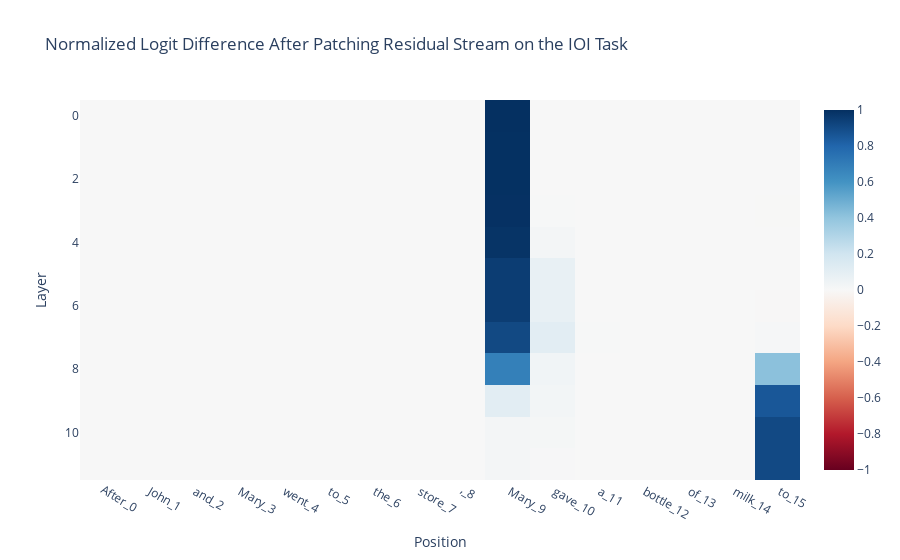

The code cell stored with this chart in its notebook:
### Markdown cell above
We can now visualize the results, and see that this computation is extremely localised within the model. Initially, the second subject (Mary) token is all that matters (naturally, as it's the only different token), and all relevant information remains here until heads in layer 7 and 8 move this to the final token where it's used to predict the indirect object.
(Note - the heads are in layer 7 and 8, not 8 and 9, because we patched in the residual stream at the *start* of each layer)

### Code cell
patched_results = np.zeros((12,16))

def patching_result(patched_logit_diff):
    return (patched_logit_diff - corrupted_logit_diff)/(clean_logit_diff - corrupted_logit_diff)

for layer in range(12):
    for pos in range(16):
        patched_results[layer, pos] = patching_result(logits_to_logit_diff(results[layer].value[pos].unsqueeze(0)))

# Add the index to the end of the label, because plotly doesn't like duplicate labels
token_labels = [f"{token}_{index}" for index, token in enumerate([model.tokenizer.decode(t) for t in clean_tokens])]
imshow(patched_results, x=token_labels, xaxis="Position", yaxis="Layer", title="Normalized Logit Difference After Patching Residual Stream on the IOI Task")

### Figure 1 — Plotly figure (JSON) as saved in the notebook; plotly's stock layout.template omitted (floating-point values rounded to 4 significant figures; data arrays with more than 128 entries replaced by an {"elided": "..."} marker saying what was removed)
{"data": [{"coloraxis": "coloraxis", "hovertemplate": "Position: %{x}<br>Layer: %{y}<br>color: %{z}<extra></extra>", "name": "0", "type": "heatmap", "x": ["After_0", " John_1", " and_2", " Mary_3", " went_4", " to_5", " the_6", " store_7", ",_8", " Mary_9", " gave_10", " a_11", " bottle_12", " of_13", " milk_14", " to_15"], "xaxis": "x", "yaxis": "y", "z": {"elided": "12x16 float values"}}], "layout": {"autosize": true, "coloraxis": {"cmid": 0, "colorscale": [[0, "rgb(103,0,31)"], [0.1, "rgb(178,24,43)"], [0.2, "rgb(214,96,77)"], [0.3, "rgb(244,165,130)"], [0.4, "rgb(253,219,199)"], [0.5, "rgb(247,247,247)"], [0.6, "rgb(209,229,240)"], [0.7, "rgb(146,197,222)"], [0.8, "rgb(67,147,195)"], [0.9, "rgb(33,102,172)"], [1, "rgb(5,48,97)"]]}, "title": {"text": "Normalized Logit Difference After Patching Residual Stream on the IOI Task"}, "xaxis": {"anchor": "y", "autorange": true, "constrain": "domain", "domain": [0, 1], "range": [-0.5, 15.5], "scaleanchor": "y", "title": {"text": "Position"}, "type": "category"}, "yaxis": {"anchor": "x", "autorange": true, "constrain": "domain", "domain": [0, 1], "range": [11.5, -0.5], "title": {"text": "Layer"}}}}
